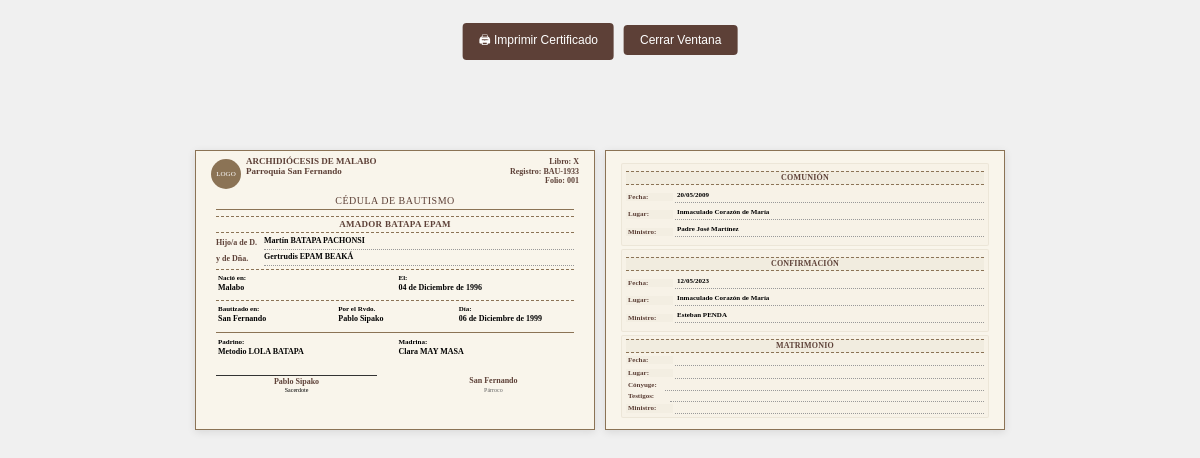
The page /report/imprimir_sacramentos.php?id=1 on the database as committed earlier.
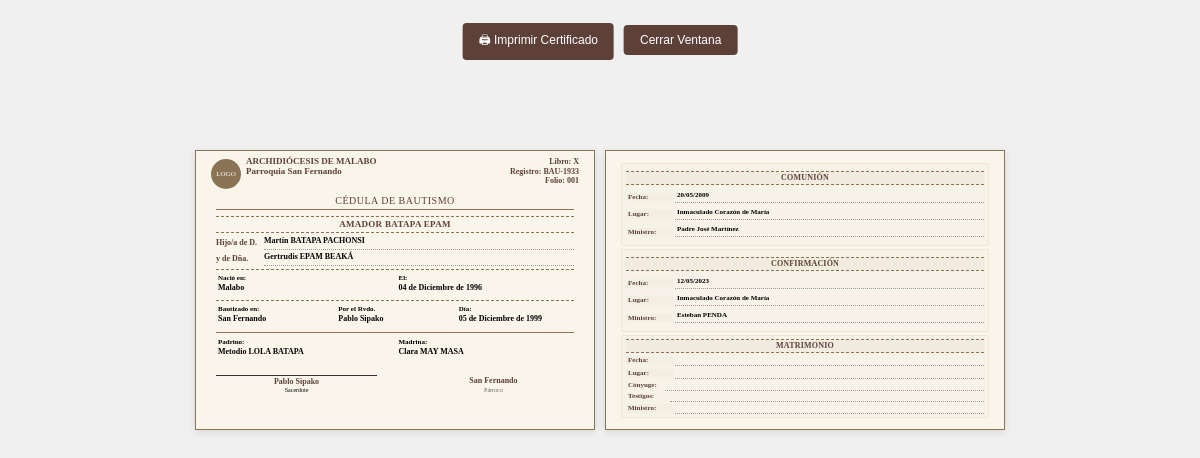
The same page on the database as committed later.
### tables this page shows
CREATE TABLE `bautismo` (
  `id_bautismo` int(11) NOT NULL,
  `libro` text NOT NULL,
  `registro` varchar(50) DEFAULT NULL,
  `folio` int(6) DEFAULT NULL,
  `id_feligres` int(11) NOT NULL,
  `fecha` date DEFAULT NULL,
  `padrino` varchar(150) DEFAULT NULL,
  `madrina` varchar(150) DEFAULT NULL,
  `id_ministro` int(11) DEFAULT NULL,
  `id_parroquia` int(11) DEFAULT NULL,
  `estado` tinyint(1) NOT NULL DEFAULT 1,
  `id_pago` int(11) DEFAULT NULL,
  `monto_pago` decimal(12,2) DEFAULT 0.00
);

CREATE TABLE `parroquia` (
  `id_parroquia` int(11) NOT NULL,
  `nombre` varchar(150) NOT NULL,
  `direccion` varchar(200) DEFAULT NULL,
  `telefono` varchar(50) DEFAULT NULL
);

CREATE TABLE `feligres` (
  `id_feligres` int(11) NOT NULL,
  `nombre_completo` varchar(150) NOT NULL,
  `genero` enum('Masculino','Femenino') NOT NULL,
  `nombre_padre` varchar(150) DEFAULT NULL,
  `nombre_madre` varchar(150) DEFAULT NULL,
  `fecha_nacimiento` date DEFAULT NULL,
  `lugar_nacimiento` varchar(150) DEFAULT NULL
);

CREATE TABLE `ministros` (
  `id_ministro` int(11) NOT NULL,
  `nombre_completo` varchar(150) NOT NULL,
  `DIP` varchar(50) DEFAULT NULL,
  `telefono` varchar(50) DEFAULT NULL,
  `tipo` enum('Sacerdote','Diácono','Obispo','Catequista') NOT NULL
);

### report/imprimir_sacramentos.php (the view, shortened to what the changed rows need)
<?php
$database = new Database();
$db = $database->getConnection();
$id_bautismo = $_GET['id'] ?? 0;
$query = "
    SELECT
        b.id_bautismo,
        b.registro,
        b.fecha AS fecha_bautismo,
        b.padrino,
        b.madrina,
        p.nombre AS nombre_parroquia,
        p.direccion AS direccion_parroquia,
        f.id_feligres,
        f.nombre_completo,
        f.nombre_padre,
        f.nombre_madre,
        f.fecha_nacimiento,
        f.lugar_nacimiento,
        m.nombre_completo AS nombre_ministro,
        m.tipo AS tipo_ministro
    FROM bautismo b
    INNER JOIN feligres f ON b.id_feligres = f.id_feligres
    LEFT JOIN ministros m ON b.id_ministro = m.id_ministro
    LEFT JOIN parroquia p ON b.id_parroquia = p.id_parroquia
    WHERE b.id_feligres = :id
";
$stmt = $db->prepare($query);
$stmt->bindParam(':id', $id_bautismo, PDO::PARAM_INT);
$stmt->execute();
$bautismo = $stmt->fetch(PDO::FETCH_ASSOC);
function formatFechaCorta($fecha) {
    $meses = ['Enero', 'Febrero', 'Marzo', 'Abril', 'Mayo', 'Junio', 'Julio', 'Agosto', 'Septiembre', 'Octubre', 'Noviembre', 'Diciembre'];
    $f = date_create($fecha);
    return date_format($f, 'd') . ' de ' . $meses[date_format($f, 'n')-1] . ' de ' . date_format($f, 'Y');
}
$libro = 'X';
$folio = str_pad($id_bautismo, 3, '0', STR_PAD_LEFT);
$logo_path = '../imagenes/.jpg';
?>
<!DOCTYPE html>
<html lang="es">
<head>
</head>
<body>
<div class="certificate-container">
<div class="certificate">
    <div class="parish-logo">
        <?php if (file_exists($logo_path)): ?>
            <img src="<?= $logo_path ?>" alt="Logo Parroquia" onerror="this.style.display='none'">
        <?php else: ?>
            <div style="width: 30px; height: 30px; background: var(--gold); color: white; display: flex; align-items: center; justify-content: center; font-size: 7px; border-radius: 50%;">
            </div>
        <?php endif; ?>
    </div>
    <div class="parish-info">
        <h2>ARCHIDIÓCESIS DE MALABO</h2>
        <h2>Parroquia <?=htmlspecialchars($bautismo['nombre_parroquia'] ?? 'Parroquia Inmaculado Corazón de María') ?></h2>
    </div>
    <div class="record-number">
        Libro: <?= htmlspecialchars($libro) ?><br>
        Registro: <?= htmlspecialchars($bautismo['registro'] ?? 'N/A') ?><br>
        Folio: <?= htmlspecialchars($folio) ?>
    </div>
    <div class="book-header">
        <h1>CÉDULA DE BAUTISMO</h1>
    </div>
    <div class="main-content">
        <div class="highlight-name">
            <?= htmlspecialchars($bautismo['nombre_completo']) ?>
        </div>
        <div class="parent-line">
            <div class="parent-label">Hijo/a de D.</div>
            <div class="parent-names data-field"><?= htmlspecialchars($bautismo['nombre_padre'] ?? '') ?></div>
        </div>
        <div class="parent-line">
            <div class="parent-label">y de Dña.</div>
            <div class="parent-names data-field"><?= htmlspecialchars($bautismo['nombre_madre'] ?? '') ?></div>
        </div>
        <div class="small-divider"></div>
        <div class="details">
            <div>
                <strong>Nació en:</strong>
                <span class="data-field"><?= htmlspecialchars($bautismo['lugar_nacimiento'] ?? '') ?></span>
            </div>
            <div>
                <strong>El:</strong>
                <span class="data-field"><?= $bautismo['fecha_nacimiento'] ? formatFechaCorta($bautismo['fecha_nacimiento']) : '' ?></span>
            </div>
        </div>
        <div class="small-divider"></div>
        <div class="details">
            <div>
                <strong>Bautizado en:</strong>
                <span class="data-field"><?= htmlspecialchars($bautismo['nombre_parroquia'] ?? 'Parroquia Inmaculado Corazón de María') ?></span>
            </div>
            <div>
                <strong>Por el Rvdo.</strong>
                <span class="data-field"><?= htmlspecialchars($bautismo['nombre_ministro'] ?? '') ?></span>
            </div>
            <div>
                <strong>Día:</strong>
                <span class="data-field"><?= $bautismo['fecha_bautismo'] ? formatFechaCorta($bautismo['fecha_bautismo']) : '' ?></span>
            </div>
        </div>
        <div class="large-divider"></div>
        <div class="details">
            <div>
                <strong>Padrino:</strong>
                <span class="data-field"><?= htmlspecialchars($bautismo['padrino'] ?? '') ?></span>
            </div>
            <div>
                <strong>Madrina:</strong>
                <span class="data-field"><?= htmlspecialchars($bautismo['madrina'] ?? '') ?></span>
            </div>
        </div>
        <div class="signature-section">
            <div class="signature-box">
                <div class="signature-line"></div>
                <div class="ministro-name"><?= htmlspecialchars($bautismo['nombre_ministro'] ?? '') ?></div>
                <div style="font-size: 6px;"><?= htmlspecialchars($bautismo['tipo_ministro'] ?? '') ?></div>
            </div>
            <div class="parish-stamp">
                <div class="parish-name"><?= htmlspecialchars($bautismo['nombre_parroquia'] ?? 'INMACULADO CORAZÓN DE MARÍA') ?></div>
                <div style="font-size: 6px;">Párroco</div>
            </div>
        </div>
    </div>
</div>
</div>
</body>
</html>

Rows that differ between the two databases and show on the page:
changed bautismo "Metodio LOLA BATAPA": fecha "06 de Diciembre de 1999" → "05 de Diciembre de 1999"
